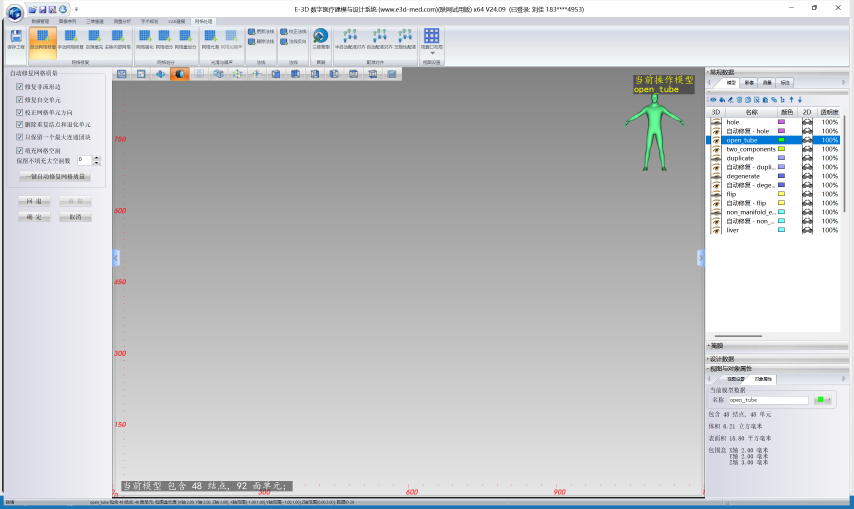
#> input picture results/e3d_benchmark/open_tube_default_result_2.png, 2560 x 1527 px (shown at 1/3 size)
$ python record_e3d_observations.py
#> lines starting #> are read from the running program, lines starting #| are printed output that depends on the picture
"""Record observed UI counts separately from independent file measurements."""
import json
from pathlib import Path
from PIL import Image

BASE = Path(__file__).resolve().parents[1] / 'results/e3d_benchmark'
evidence = BASE / 'evidence'
evidence.mkdir(exist_ok=True)
for case, filename in [('open_tube', 'open_tube_default_result_2.png'),
                       ('two_components', 'two_components_default_result_2.png'),
                       ('duplicate', 'duplicate_default_result_2.png'),
                       ('degenerate', 'degenerate_default_result_2.png'),
                       ('flip', 'flip_default_result_2.png'),
                       ('non_manifold_edge', 'non_manifold_edge_default_result_2.png')]:
    with Image.open(BASE / filename) as screenshot:
        # Only relevant E-3D controls and preview counters; omit account header.
#> screenshot is the input picture: PIL image 2560x1527 RGB; mean R, G, B 195.4, 197.2, 199.6
        screenshot.crop((0, 200, 325, 675)).save(evidence / (case + '_settings.png'))
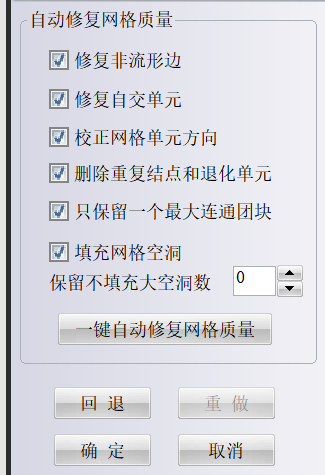
#> saved as open_tube_settings.png: PIL image 325x475 RGB; mean R, G, B 216.1, 216.2, 223.6
        screenshot.crop((350, 1430, 1100, 1480)).save(evidence / (case + '_preview_counts.png'))
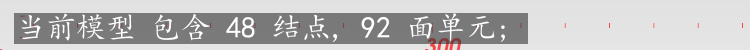
#> saved as open_tube_preview_counts.png: PIL image 750x50 RGB; mean R, G, B 189.4, 188.5, 188.5
        screenshot.crop((1880, 220, 2110, 285)).save(evidence / (case + '_identity.png'))
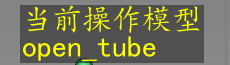
#> saved as open_tube_identity.png: PIL image 230x65 RGB; mean R, G, B 113.8, 114.1, 86.2
#> pass 2 of the loop `for case, filename in [('open_tube', 'open_tube_default_result_2.png'),`:
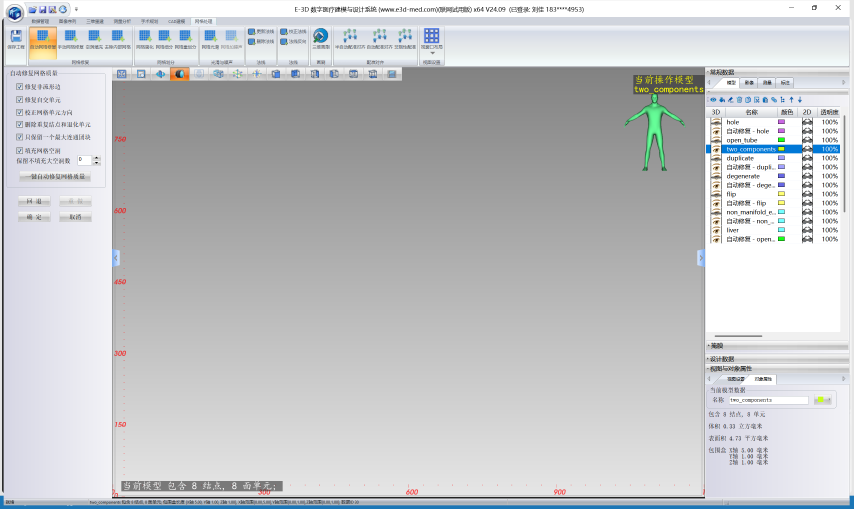
#> input picture results/e3d_benchmark/two_components_default_result_2.png, 2560 x 1527 px (shown at 1/3 size)
#> screenshot is the input picture: PIL image 2560x1527 RGB; mean R, G, B 195.3, 197.1, 199.5
#> `screenshot.crop((350, 1430, 1100, 1480)).save(evidence / (case + '_pre..`:
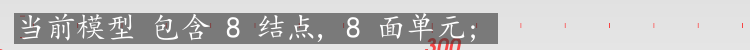
#> saved as two_components_preview_counts.png: PIL image 750x50 RGB; mean R, G, B 191.4, 190.5, 190.5
#> `screenshot.crop((1880, 220, 2110, 285)).save(evidence / (case + '_iden..`:
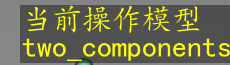
#> saved as two_components_identity.png: PIL image 230x65 RGB; mean R, G, B 112.8, 113.2, 78.7
#> (the run stopped early here; a loop or call above may not have finished)
